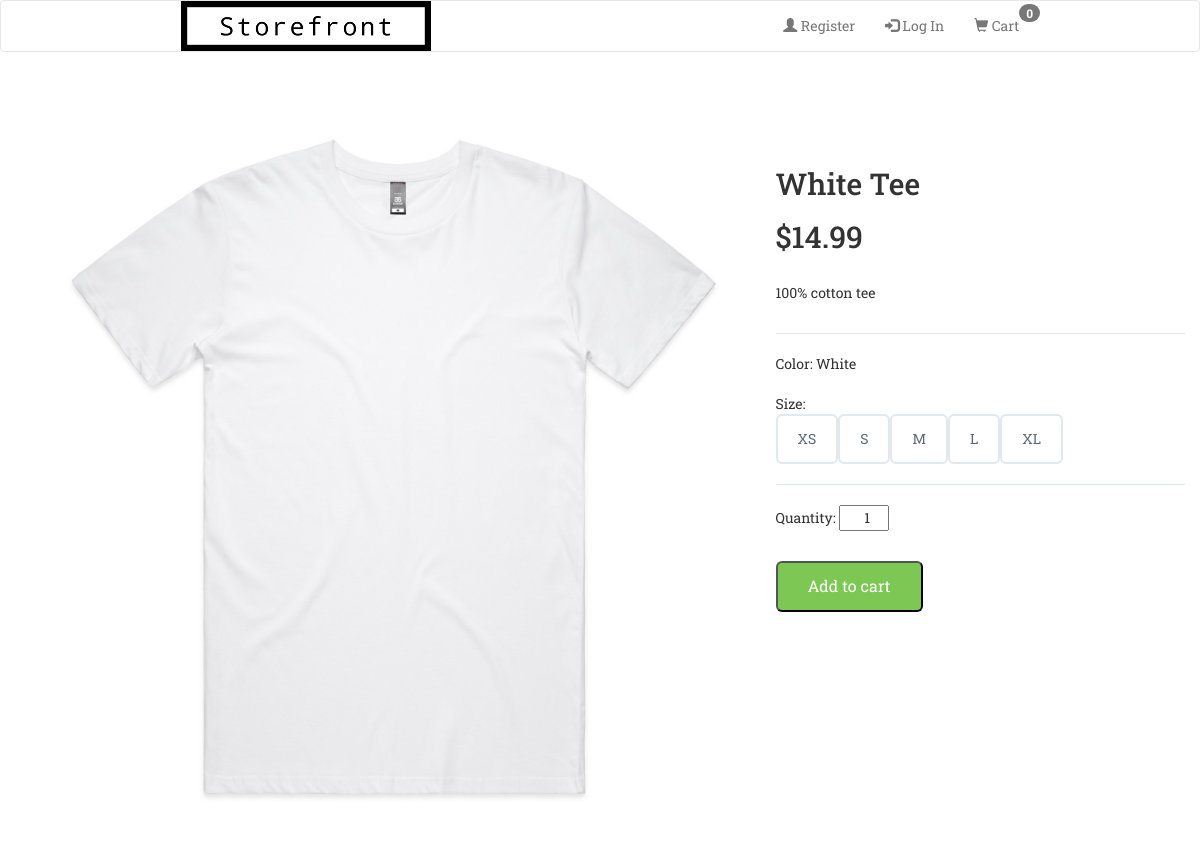
Screenshot of /Storefront/product.php?id=1 with the database file from the repository.
### tables this page shows
CREATE TABLE `entity_product` (
  `product_id` int(10) NOT NULL AUTO_INCREMENT,
  `product_name` varchar(50) NOT NULL,
  `description` varchar(100) DEFAULT NULL,
  `type` int(10) NOT NULL,
  `product_color` varchar(50) NOT NULL,
  `product_price` decimal(50,2) NOT NULL,
  `image` varchar(100) NOT NULL,
  PRIMARY KEY (`product_id`),
  KEY `entity_product_ibfk_1` (`type`),
  CONSTRAINT `entity_product_ibfk_1` FOREIGN KEY (`type`) REFERENCES `enum_product_type` (`id`)
);

CREATE TABLE `enum_size` (
  `size_id` int(10) NOT NULL AUTO_INCREMENT,
  `size` varchar(5) DEFAULT NULL,
  PRIMARY KEY (`size_id`)
);

### Storefront/product.php (the view, shortened to what this page needs)
<?php
include ('includes/header.php');
require_once "config.php";
if (isset($_GET['id']) && isset($_GET['vid'])) {
    $id = $_GET['id'];
    $vid = $_GET['vid'];
} elseif (isset($_GET['id'])) {
    $id = $_GET['id'];
} else {
    echo '<h4 class="error text-center">Error: Product not found</h4>';
    exit;
}
?>
<?php
$q = "SELECT `entity_product`.`product_id`, `entity_product_variant`.`variant_id`, `entity_product`.`product_name`, `entity_product`.`description`, `enum_product_type`.`product_type`, `entity_product`.`product_color`, `entity_product`.`product_price`, `entity_product`.`image`, `entity_product_variant`.`variant_size`, `enum_size`.`size`, `enum_size`.`size_id` FROM `storefront`.`entity_product` AS `entity_product`, `storefront`.`enum_product_type` AS `enum_product_type`, `storefront`.`xref_product_variant_product` AS `xref_product_variant_product`, `storefront`.`entity_product_variant` AS `entity_product_variant`, `storefront`.`enum_size` AS `enum_size` WHERE `entity_product`.`type` = `enum_product_type`.`id` AND `xref_product_variant_product`.`product_id` = `entity_product`.`product_id` AND `entity_product_variant`.`variant_size` = `enum_size`.`size_id` AND `xref_product_variant_product`.`product_variant_id` = `entity_product_variant`.`variant_id` AND `entity_product`.`product_id` = $id ORDER BY `enum_size`.`size_id` ASC";
$r = mysqli_query($link, $q);
$nSize = mysqli_num_rows($r);
if (mysqli_num_rows($r) > 0) {
    mysqli_data_seek($r, 0);
    $row = $r->fetch_assoc();
}
else {
    echo '<div class="text-center">Product not available yet. Sorry for the inconvenience.</div>';
    exit;
}
?>
<div class="product_container">
    <div class="left-column">
        <img src="./img/<?php echo $row['image']; ?>" class="img-responsive center" alt="Image">
    </div>
    <div class="right-column">
        <div class="product-description">
            <h2> <?php echo $row['product_name']; ?> </h2>
            <h2> $<?php echo number_format($row['product_price'], 2); ?> </h2><br>
            <p> <?php echo $row['description']; ?> </p>
        </div>
        <div class="product-color">
            <p>Color: <?php echo $row['product_color']; ?> </p>
        </div>
        <div class="product-size">
            <span>Size:</span>
            <div class="size-choose">
                <?php
                for ($i=0; $i<$nSize; $i++) {
                    mysqli_data_seek($r, $i);
                    $rowSz = $r->fetch_assoc();
                    if (isset($vid) && ($vid == $rowSz['variant_id'])) {
                        echo '<button autofocus class="active" onclick="window.location.href=\'product.php?id=' . $id . '&vid=' . $rowSz['variant_id'] . '\'" id="btn' . ($i+1) . '" name="size" value="' . $rowSz["variant_id"] . '">' . $rowSz['size'] . '</button>';
                    } else {
                        echo '<button onclick="window.location.href=\'product.php?id=' . $id . '&vid=' . $rowSz['variant_id'] . '\'" id="btn' . ($i+1) . '" name="size" value="' . $rowSz["variant_id"] . '">' . $rowSz['size'] . '</button>';
                    }
                }
                ?>
            </div>
        </div>
        <div class="product-quantity">
            <p>Quantity: <input id="qty" type="number" name="qty" value="1" step="1" min ="1" max ="99" style="width:50px; text-align:right;"></p>
        </div>
        <?php echo '<button class="cart-btn" onclick="addCart()">Add to cart</button>'; ?>
    </div>
</div>
</body>
</html>

### Storefront/stylesheet.css (style rules this page uses)
body { font-family: 'Roboto Slab', serif; padding-bottom: 5%; }
* { box-sizing: border-box; }
input[type=number] { text-align: center; }
.center { display: block; margin-left: auto; margin-right: auto; }
.product_container { padding: 15px; max-width: 1200px; display: flex; margin: 0 auto; }
.left-column { width: 65%; position: relative; }
.right-column { width: 35%; margin-top: 60px; }
.left-column img { width: 100%; position: absolute; left: 0; top: 0; }
.product-description { border-bottom: 1px solid #E1E8EE; padding-bottom:20px; margin-bottom: 20px; }
.size-choose { margin-bottom: 20px; }
.size-choose button { border: 2px solid #E1E8EE; border-radius: 6px; padding: 13px 20px; font-size: 14px; color: #5E6977; background-color: #fff; cursor: pointer; transition: all .5s; }
.product-size { border-bottom: 1px solid #E1E8EE; margin-bottom: 20px; margin-top: 20px; }
.cart-btn { display: inline-block; background-color: #7DC855; border-radius: 6px; font-size: 16px; color: #FFFFFF; padding: 12px 30px; transition: all .5s; margin-top: 20px; }
img { width: auto; height: auto; max-width: 100%; }

### rows the page displays
entity_product: image (picture), product_name "White Tee", product_price "14.99", description "100% cotton tee", product_color "White", enum_size.size "XS", enum_size.size "S", enum_size.size "M", enum_size.size "L", enum_size.size "XL"
